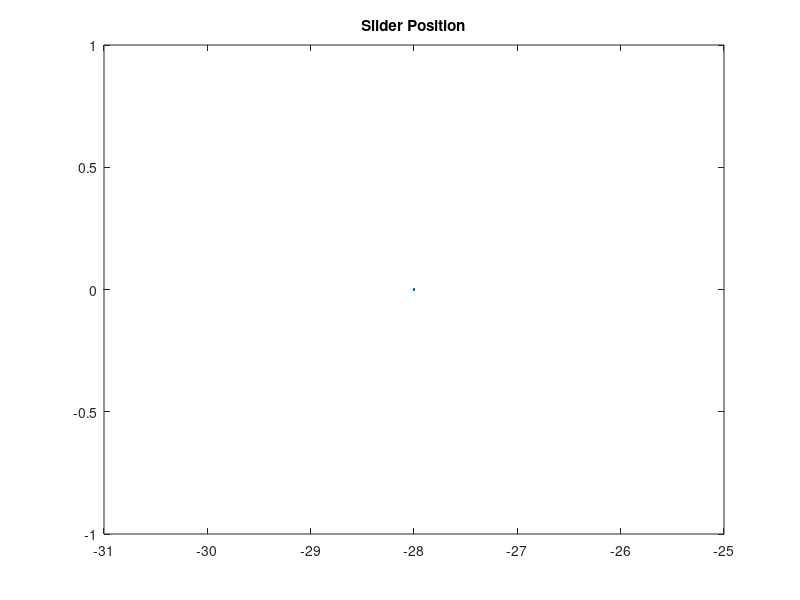

Write the MATLAB code that produced this figure. (Note: this script raises an error after producing the figure.)
%% ME480 Mechanism Solver
%Author: Michael Pagan
clc, clear, close all

%% Crank-Slider OR Slider-Crank Mechanism Parameters
% link lengths
a = 10.6; %crank-slider crank
b = 22.7; %crank-slider coupler
c = 0; %crank-slider offset: normal distance from local axis to global 
           % the slider moves along the local axis
units = "cm"; %units of above link lengths

theta1 = 0; %ccw angle from slider axis and Global X ***NOT SET UP YET***

% define problem type: must choose one
cs = 0; % >0 if crank-slider problem
sc = 1; % >0 if slider-crank problem
                
% crank-slider inputs
theta2 = 60; %input crank angle
omega2 = -30; %input crank velocity [rad/s]
alpha2 = 20; %input crank acceleration [rad/s^2]
point_analysis = 1;% %>0 evaluate mechanism at theta2 rather than 360 deg

% slider-crank inputs
d = -28;
d_dot = 10; %input slider velocity
d_ddot = 0; %input slider acceleration

% depiction in figure
theta2_fig = 120; %approximate theta 2 for determining configuration of 
                    %figure. Global system. Must be between 0-360 deg.                  
theta3_fig = 20; %approximate theta 3 of crank slider. 
                    %for determining configuration of figure
                    %Global system. Must be between 0-360 deg.
                    
%No edits must be made below this header%    
%%%%%%%%%%%%%%%%%%%%%%%%%%%%%%%%%%%%%%%%%%%%%%%%%%%%%%%%%%%%%%%%%%%%%%%%%%
%    _____ _____            _   _ _  __ _____ _      _____ _____  ______ 
%   / ____|  __ \     /\   | \ | | |/ // ____| |    |_   _|  __ \|  ____|
%  | |    | |__) |   /  \  |  \| | ' /| (___ | |      | | | |  | | |__   
%  | |    |  _  /   / /\ \ | . ` |  <  \___ \| |      | | | |  | |  __|  
%  | |____| | \ \  / ____ \| |\  | . \ ____) | |____ _| |_| |__| | |____ 
%   \_____|_|  \_\/_/    \_\_| \_|_|\_\_____/|______|_____|_____/|______|
%%%%%%%%%%%%%%%%%%%%%%%%%%%%%%%%%%%%%%%%%%%%%%%%%%%%%%%%%%%%%%%%%%%%%%%%%%                                                                       
%% Crank Slider Position Analysis
if cs
    %Determine configuration of given figure
    theta3_closed_fig = asind((a*sind(theta2_fig)-c)/b);
    theta3_open_fig = asind(-((a*sind(theta2_fig)-c)/b))+180; 

    if abs(theta3_open_fig-theta3_fig) > abs(theta3_closed_fig-theta3_fig)
        disp('FIGURE DEPICTS THE CLOSED CONFIGURATION')
        % flags for open/closed
        closed = 1;
        open = 0;

        theta3current_fig = theta3_closed_fig;
        
        theta3 = asind((a*sind(theta2)-c)/b);
        d = a*cosd(theta2)-b*cosd(theta3);
    else 
        disp('FIGURE DEPICTS THE OPEN CONFIGURATION')
        % flags for open/closed
        closed = 0;
        open = 1;

        theta3current_fig = theta3_closed_fig; 
        
        theta3 = asind(-((a*sind(theta2)-c)/b))+180;
        d = a*cosd(theta2)-b*cosd(theta3);
    end
    
    if not(point_analysis)
        % define theta2 as a full rotation
        theta2 = 0:0.5:360;
    end
end

%% Slider Crank Position Analysis
if sc
    % calcualte theta2
    K1 = a^2-b^2+c^2+d^2;
    K2 = -2*a*c;
    K3 = -2*a*d;
    A = K1-K3;
    B = 2*K2;
    C = K1+K3;
    
    theta2_branch(1) = 2*atan2d(-B+sqrt(B^2-4*A*C), 2*A); % branch 1
    theta2_branch(2) = 2*atan2d(-B-sqrt(B^2-4*A*C), 2*A); % branch 2
    % Make all negative input angles positive
    theta2_branch = theta2_branch + 360.*(theta2_branch < 0);
    
    % determine which branch we want to analyze
    if abs(theta2_fig-theta2_branch(1)) > abs(theta2_fig-theta2_branch(2))
        disp('FIGURE DEPICTS BRANCH 2')
        % flags for branch 1 or 2
        branch1 = 0;
        branch2 = 1;

        theta2 = theta2_branch(2);
    else 
        disp('FIGURE DEPICTS BRANCH 1')
        % flags for branch 1 or 2
        branch1 = 1;
        branch2 = 0;

        theta2 = theta2_branch(1);
    end
    
    %Determine configuration of given figure
    theta3_closed = asind((a*sind(theta2)-c)/b);
    theta3_open = asind(-((a*sind(theta2)-c)/b))+180; 
    
    if abs(theta3_open-theta3_fig) > abs(theta3_closed-theta3_fig)
        disp('FIGURE DEPICTS THE CLOSED CONFIGURATION')
        % flags for open/closed
        closed = 1;
        open = 0;

        theta3 = theta3_closed;
    else 
        disp('FIGURE DEPICTS THE OPEN CONFIGURATION')
        % flags for open/closed
        closed = 0;
        open = 1;

        theta3 = theta3_open; 
    end
end

%% Velocity Analysis
if sc
    omega2 = d_dot.*cosd(theta3) ./ (a*(cosd(theta2).*sind(theta3) ...
        -sind(theta2).*cosd(theta3)));
end
omega3= a/b .* cosd(theta2)./cosd(theta3) .* omega2;
d_dot = -a*omega2.*sind(theta2)+b*omega3.*sind(theta3);

%% Acceleration Analysis
if sc
    alpha2 = (a*omega2.^2*(cosd(theta2).*cosd(theta3)+sind(theta2) ...
        .*sind(theta3)) - b*omega3.^2 + d_ddot*cosd(theta3)) ./ ...
        (a*(cosd(theta2).*sind(theta3)-sind(theta2).*cosd(theta3)));
    
    alpha3 = (a.*alpha2.*cosd(theta2)-a.*omega2.^2.*sind(theta2)+ ...
        b.*omega3.^2.*sind(theta3)) ./ (b.*cosd(theta3));
end
   
if cs
    alpha3 = (a*alpha2*cosd(theta2)-a*omega2.^2.*sind(theta2)+ ...
                        b*omega3.^2.*sind(theta3)) ... 
                            ./ (b*cosd(theta3));

    d_ddot = -a*alpha2*sind(theta2) - a*omega2.^2.*cosd(theta2) + ...
        b*alpha3*sind(theta3) + b*omega3.^2.*cosd(theta3);
end

%% Plot Position, Velocity, Acceleration
%Plot the position of the slider
figure(1)
plot(d, c+zeros(length(d)),'.')
title('Slider Position')
xlabel("X Position [" + units + "]")
ylabel("Y Position ["+units+"]") 
hold on
%Assuming pinned joint of crank is origin
plot(0,0,'ks','linewidth', 5)
daspect([1 1 1]);
text(.05*range(d),0, {'O_2'})

% velocity of the slider
figure(2)
plot(theta2, d_dot, '.');
title('Slider Velocity vs Input Angle (Global)')
xlabel('Input Angle (\theta_2) [deg]')
ylabel("V_d ["+units+"/s]")

% velocity of the crank

% velocity of the coupler
%% Print Relevant Values
%print values only if evaluating for one theta 2 input
if length(theta2) == 1
    %define output vectors
    links = ["Crank (a)", "Coupler (b)", "Slider (d)"]';
    thetas = [theta2, theta3, d]';
    omegas = [omega2, omega3, d_dot]';
    alphas = [alpha2 , alpha3, d_ddot]';
    units = ["rad", "rad", "length"]';
    %create and display the table
    mechanism_state = table;
    mechanism_state.Link = links;
    mechanism_state.Angle = thetas;
    mechanism_state.Speed = omegas;
    mechanism_state.Acceleration = alphas;
    mechanism_state.Units = units;
    mechanism_state.Properties.VariableNames{2} = 'Position';
    mechanism_state.Properties.VariableNames{3} = 'Speed';
    mechanism_state.Properties.VariableNames{4} = 'Acceleration';
    mechanism_state.Properties.VariableNames{5} = 'Units';
    disp(mechanism_state)
end
